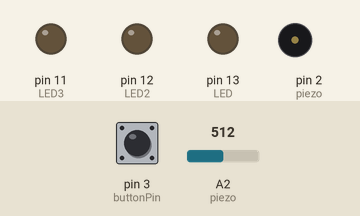
The sketch below on a simulated Arduino Uno, built with avr-gcc and run on an emulated ATmega328P. On the bench: output pins drawn as LEDs (lit = HIGH), buzzer (waves = sounding). Inputs (shaded band) come from the test bench; at power-on: pin 3 (buttonPin) LOW, A2 (piezo) = 512.

Above: at 1.2 s.
1.3 s: pin 3 (buttonPin) pulled HIGH for 0.15 s
At 4.5 s:
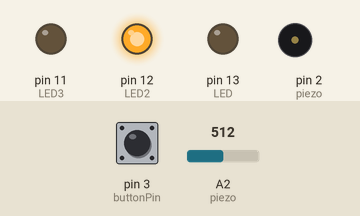
At 8.2 s:
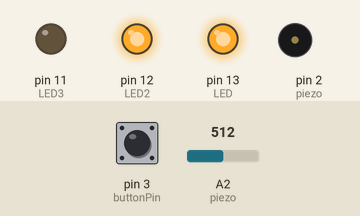
Timing chart, 0 to 30.9 s (numbered marks = the images above; inputs shaded):
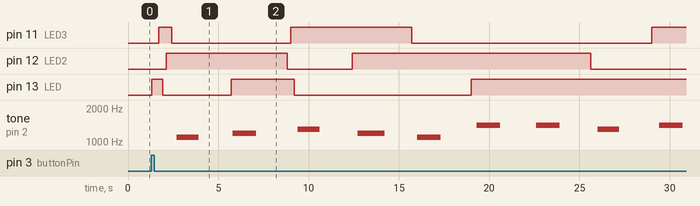

Measured:
- after the input at 1.3 s, pin 11 (LED3): goes HIGH 0.70 s, LOW 6.6 s, HIGH 6.7 s, LOW 13.3 s, then HIGH, starting after 0.41 s; pin 12 (LED2): LOW → HIGH after 0.81 s, → LOW 6.7 s later, → HIGH 3.6 s later, → LOW 13.2 s later

The sketch:

Final_project.ino
```cpp
const int buttonPin = 3;
const int piezo = 2;
const int LED = 13;
const int LED2 = 12;
const int LED3 = 11;

int sensorReading;
int pitch;

int buttonState = 0;

void setup() {
  pinMode(LED, OUTPUT);
  pinMode(LED2, OUTPUT);
  pinMode(LED3, OUTPUT);

 pinMode(buttonPin, INPUT);

}

void loop() {
  sensorReading = analogRead(piezo);
  buttonState = digitalRead(buttonPin);
  delay(10);

 pitch = map(sensorReading, 20, 1020, 300, 50);


// conditional statement

if(buttonState == HIGH) {
digitalWrite(LED, HIGH);
  delay(200);

digitalWrite(LED2, LOW);
  delay(200);

digitalWrite(LED3, HIGH);
  delay(200);


digitalWrite(LED, LOW);
  delay(200);

digitalWrite(LED2, HIGH);
  delay(300);

digitalWrite(LED3, LOW);
  delay(300);


tone(piezo, 1100, 1200);
delay(3000);

digitalWrite(LED, HIGH);
delay(100);

tone(piezo, 1200, 1300);
delay(3000);

digitalWrite(LED2, LOW);
delay(200);

digitalWrite(LED3, HIGH);
delay(200);

digitalWrite(LED, LOW);
delay(200);

tone(piezo,1300, 1200);
delay(3000);

digitalWrite(LED2, HIGH);
delay(300);

tone(piezo, 1200, 1500);
delay(3000);

digitalWrite(LED3, LOW);
delay(300);

tone(piezo, 1100, 1300);
delay(3000);

digitalWrite(LED, HIGH);
delay(300);


tone(piezo, 1400, 1300);
delay(3000);

digitalWrite(LED, HIGH);
delay(300);


tone(piezo, 1400, 1300);
delay(3000);

digitalWrite(LED2, LOW);
delay(400);


tone(piezo, 1300, 1200);
delay(3000);

digitalWrite(LED3, HIGH);
delay(400);


tone(piezo, 1400, 1300);
delay(3000);

digitalWrite(LED, LOW);
delay(500);

tone(piezo, 1400, 1300);
delay(3000);

digitalWrite(LED2, LOW);
delay(500);


tone(piezo, 1400, 1300);
delay(3000);

digitalWrite(LED3, LOW);
delay(600);


}


}

// This is for the final project a lot of tinkering might be done.
```
